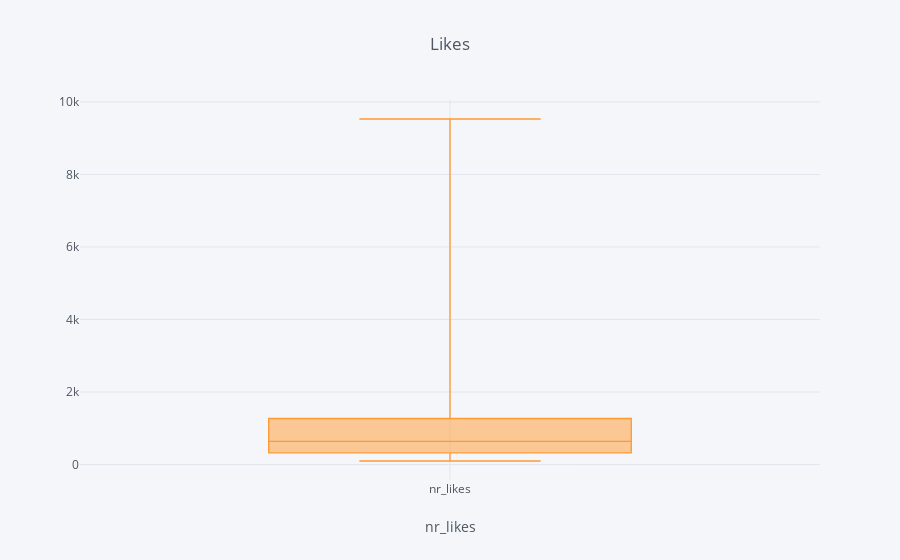

Here is the notebook cell this chart was saved with:
### Code cell
full['nr_likes'].iplot(kind='box',xTitle='nr_likes', title='Likes')

### Figure 1 — Plotly figure (JSON) as saved in the notebook; plotly's stock layout.template omitted (floating-point values rounded to 4 significant figures; data arrays with more than 128 entries replaced by an {"elided": "..."} marker saying what was removed)
{"data": [{"boxpoints": false, "line": {"width": 1.3}, "marker": {"color": "rgba(255, 153, 51, 1.0)"}, "name": "nr_likes", "orientation": "v", "type": "box", "uid": "12eaf012-2440-498a-9106-dc72acb72476", "y": {"elided": "231 int values"}}], "layout": {"legend": {"bgcolor": "#F5F6F9", "font": {"color": "#4D5663"}}, "paper_bgcolor": "#F5F6F9", "plot_bgcolor": "#F5F6F9", "title": {"font": {"color": "#4D5663"}, "text": "Likes"}, "xaxis": {"gridcolor": "#E1E5ED", "showgrid": true, "tickfont": {"color": "#4D5663"}, "title": {"font": {"color": "#4D5663"}, "text": "nr_likes"}, "zerolinecolor": "#E1E5ED"}, "yaxis": {"gridcolor": "#E1E5ED", "showgrid": true, "tickfont": {"color": "#4D5663"}, "title": {"font": {"color": "#4D5663"}, "text": ""}, "zerolinecolor": "#E1E5ED"}}}
